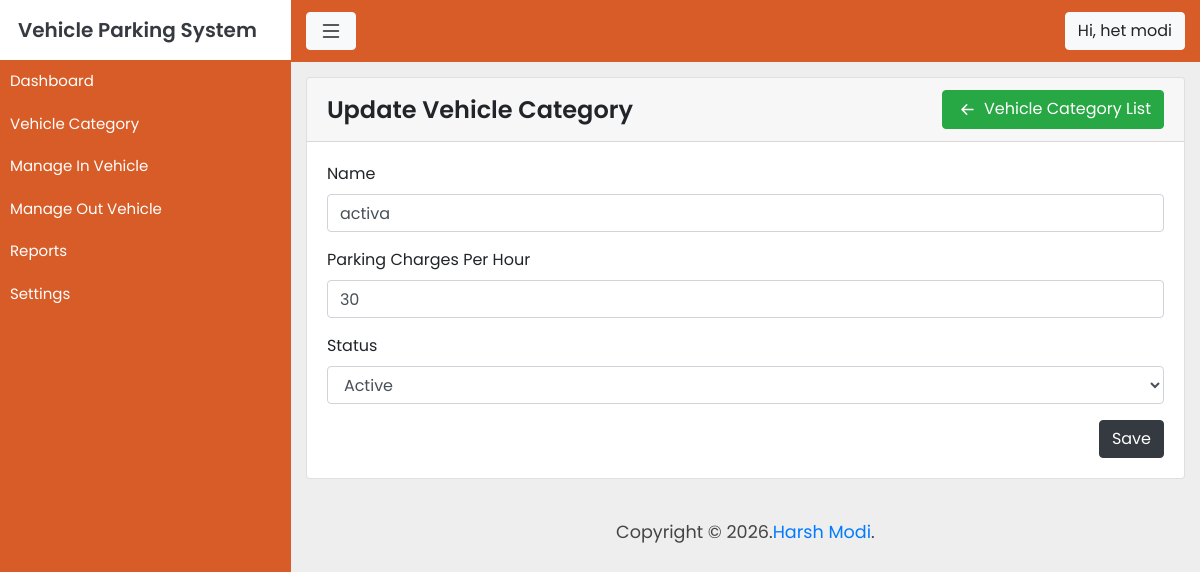
Page /update-vehicle-category.php?vcid=8 (signed in) on the committed database.
### tables this page shows
CREATE TABLE `vehicle_category` (
  `id` int(11) NOT NULL,
  `category_name` varchar(255) NOT NULL,
  `parking_charge` int(11) NOT NULL,
  `category_status` int(11) NOT NULL
);

### update-vehicle-category.php (the view, shortened to what this page needs)
<?php $title = "Update Category";
include "header.php" ?>
<div class="container">
    <div class="admin-content">
        <div class="card">
            <div class="card-header">
                <h2 class="d-inline">Update Vehicle Category</h2>
                <a href="vehicle-category.php" class="btn btn-success float-right">
                    <svg xmlns="http://www.w3.org/2000/svg" width="25" height="25" fill="currentColor"
                        class="bi bi-arrow-left-short" viewBox="0 0 16 16">
                        <path fill-rule="evenodd"
                            d="M12 8a.5.5 0 0 1-.5.5H5.707l2.147 2.146a.5.5 0 0 1-.708.708l-3-3a.5.5 0 0 1 0-.708l3-3a.5.5 0 1 1 .708.708L5.707 7.5H11.5a.5.5 0 0 1 .5.5z" />
                    </svg>
                    Vehicle Category List
                </a>
            </div>
            <div class="card-body position-relative">
                <?php
                    $cat_id = $_GET['vcid'];
                    $conn = mysqli_connect("localhost","root","","install");
                    $query = "SELECT * FROM vehicle_category WHERE id='$cat_id'";
                    $result = mysqli_query($conn, $query);
                        if(mysqli_num_rows($result) > 0){
                    while($row = mysqli_fetch_assoc($result)){
                ?>
                <form rm class="yourform" id="update-Vehiclecategory" action="" method="post" autocomplete="off">
                    <div class="form-group">
                        <label>Name</label>
                        <input type="text" class="form-control cat_name" placeholder="Name" name="cat_name"
                            value="<?php echo $row['category_name']; ?>" required>
                    </div>
                    <div class="form-group">
                        <label>Parking Charges Per Hour</label>
                        <input type="number" class="form-control parking_charge" placeholder="Parking Charges Per Hour"
                            name="parking_charge" value="<?php echo $row['parking_charge']; ?>" required>
                    </div>
                    <div class="form-group">
                        <label>Status</label>
                        <select class="form-control cat_status" name="cat_status" id="">
                            <option value="1" <?php echo $row['category_status'] == '1' ? "selected": ''; ?>>Active
                            </option>
                        </select>
                    </div>
                    <input type="submit" value="Save" class="btn btn-dark float-right">
                </form>
                <?php
              }
            }
          ?>
            </div>
        </div>
    </div>
</div>
<?php include "footer.php" ?>

### assets/css/style.css (style rules this page uses)
body { font-family: 'Poppins', sans-serif; background: #eee; }
a, a:hover, a:focus { text-decoration: none; transition: all 0.3s; }
.admin-content { padding-top: 15px; padding-bottom: 15px; }
.card-header h2 { font-size: 24px; font-weight: 600; line-height: 39px; }

### rows in the picture
vehicle_category: cat_name "activa", parking_charge "30", cat_status "Active"

### other values in the picture
$site_name "Vehicle Parking System"
$_SESSION['admin_fullname'] "het modi"
